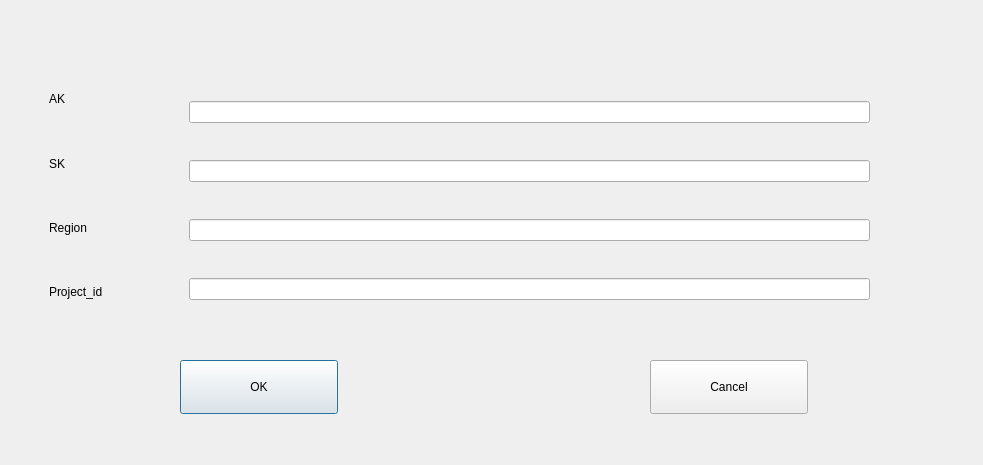
<?xml version="1.0" encoding="UTF-8"?>
<ui version="4.0">
 <class>Dialog</class>
 <widget class="QDialog" name="Dialog">
  <property name="geometry">
   <rect>
    <x>0</x>
    <y>0</y>
    <width>983</width>
    <height>465</height>
   </rect>
  </property>
  <property name="windowTitle">
   <string>Dialog</string>
  </property>
  <widget class="QPushButton" name="O">
   <property name="geometry">
    <rect>
     <x>180</x>
     <y>360</y>
     <width>158</width>
     <height>54</height>
    </rect>
   </property>
   <property name="text">
    <string>OK</string>
   </property>
  </widget>
  <widget class="QPushButton" name="C">
   <property name="geometry">
    <rect>
     <x>650</x>
     <y>360</y>
     <width>158</width>
     <height>54</height>
    </rect>
   </property>
   <property name="text">
    <string>Cancel</string>
   </property>
  </widget>
  <widget class="QWidget" name="verticalLayoutWidget">
   <property name="geometry">
    <rect>
     <x>189</x>
     <y>70</y>
     <width>681</width>
     <height>261</height>
    </rect>
   </property>
   <layout class="QVBoxLayout" name="verticalLayout">
    <item>
     <widget class="QLineEdit" name="ak">
      <property name="text">
       <string/>
      </property>
     </widget>
    </item>
    <item>
     <widget class="QLineEdit" name="sk">
      <property name="text">
       <string/>
      </property>
     </widget>
    </item>
    <item>
     <widget class="QLineEdit" name="region">
      <property name="text">
       <string/>
      </property>
     </widget>
    </item>
    <item>
     <widget class="QLineEdit" name="pid">
      <property name="text">
       <string/>
      </property>
     </widget>
    </item>
   </layout>
  </widget>
  <widget class="QWidget" name="verticalLayoutWidget_2">
   <property name="geometry">
    <rect>
     <x>49</x>
     <y>70</y>
     <width>401</width>
     <height>251</height>
    </rect>
   </property>
   <layout class="QVBoxLayout" name="verticalLayout_2">
    <item>
     <widget class="QLabel" name="a">
      <property name="text">
       <string>AK</string>
      </property>
     </widget>
    </item>
    <item>
     <widget class="QLabel" name="b">
      <property name="text">
       <string>SK</string>
      </property>
     </widget>
    </item>
    <item>
     <widget class="QLabel" name="a_2">
      <property name="text">
       <string>Region</string>
      </property>
     </widget>
    </item>
    <item>
     <widget class="QLabel" name="sk_2">
      <property name="text">
       <string>Project_id</string>
      </property>
     </widget>
    </item>
   </layout>
  </widget>
 </widget>
 <resources/>
 <connections/>
</ui>
